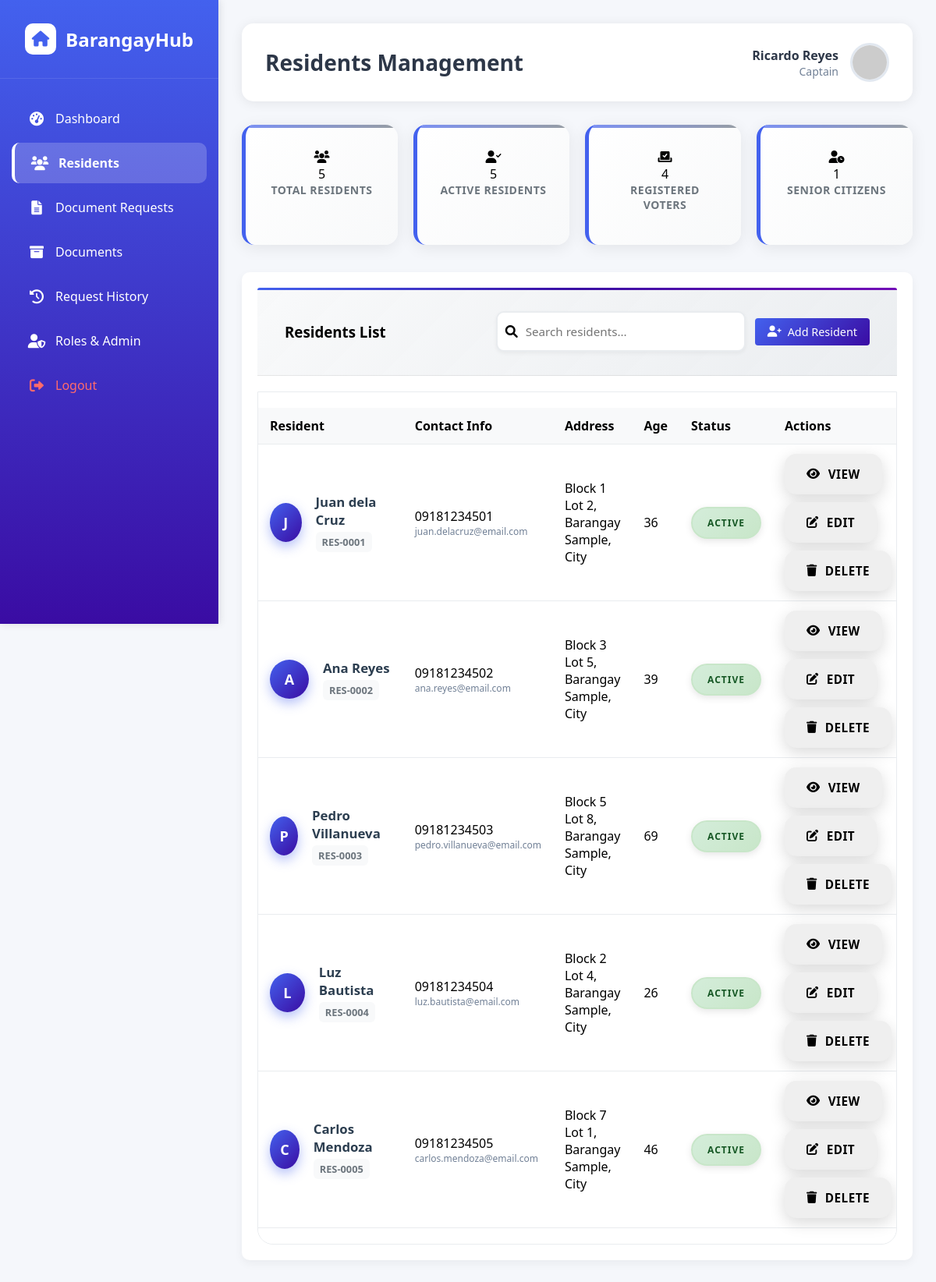
The page /adminsoft/pages/residents.php (signed in) on the database its author committed.
### tables this page shows
CREATE TABLE `resident` (
  `resident_id`          INT(11)                                         NOT NULL AUTO_INCREMENT,
  `resident_code`        VARCHAR(20)                                     NOT NULL,
  `full_name`            VARCHAR(100)                                    NOT NULL,
  `email`                VARCHAR(100)                                    DEFAULT NULL,
  `birthdate`            DATE                                            DEFAULT NULL,
  `gender`               ENUM('male','female','other')                   DEFAULT NULL,
  `civil_status`         ENUM('single','married','widowed','separated')  DEFAULT 'single',
  `address`              TEXT                                            NOT NULL,
  `year_of_residency`    YEAR(4)                                         DEFAULT NULL,
  `contact_number`       VARCHAR(20)                                     NOT NULL,
  `emergency_contact`    VARCHAR(100)                                    DEFAULT NULL,
  `emergency_number`     VARCHAR(20)                                     DEFAULT NULL,
  `family_count`         INT(11)                                         DEFAULT 1,
  `monthly_income`       DECIMAL(12,2)                                   DEFAULT 0.00,
  `occupation`           VARCHAR(100)                                    DEFAULT NULL,
  `voter_status`         ENUM('yes','no')                                DEFAULT 'no',
  `senior_citizen_status` ENUM('yes','no')                               DEFAULT 'no',
  `registration_date`    DATETIME                                        DEFAULT CURRENT_TIMESTAMP,
  `STATUS`               ENUM('active','inactive')                       DEFAULT 'active',
  `created_at`           DATETIME                                        DEFAULT CURRENT_TIMESTAMP,
  `updated_at`           DATETIME                                        DEFAULT CURRENT_TIMESTAMP ON UPDATE CURRENT_TIMESTAMP,
  PRIMARY KEY (`resident_id`),
  UNIQUE KEY `resident_code`     (`resident_code`),
  KEY `idx_full_name`            (`full_name`),
  KEY `idx_contact_number`       (`contact_number`),
  KEY `idx_status`               (`STATUS`)
);

### adminsoft/pages/residents.php (the view, shortened to what this page needs)
<?php
$database = new Database();
$db = $database->getConnection();
$current_page = basename($_SERVER['PHP_SELF']);
$current_user_role = $_SESSION['role'] ?? 'Staff';
$page = isset($_GET['page']) ? (int)$_GET['page'] : 1;
$limit = 20;
$offset = ($page - 1) * $limit;
$search = isset($_GET['search']) ? trim($_GET['search']) : '';
$where_conditions = [];
$where_clause = !empty($where_conditions) ? 'WHERE ' . implode(' AND ', $where_conditions) : '';
$total_query = "SELECT COUNT(*) as total FROM resident $where_clause";
$total_stmt = $db->prepare($total_query);
$total_stmt->execute();
$total_residents = (int)$total_stmt->fetch(PDO::FETCH_ASSOC)['total'];
$query = "SELECT *,
          TIMESTAMPDIFF(YEAR, birthdate, CURDATE()) -
          (DATE_FORMAT(CURDATE(), '%m%d') < DATE_FORMAT(birthdate, '%m%d')) AS age
          FROM resident
          $where_clause
          ORDER BY created_at DESC
          LIMIT :limit OFFSET :offset";
$stmt = $db->prepare($query);
$stmt->bindValue(':limit', $limit, PDO::PARAM_INT);
$stmt->bindValue(':offset', $offset, PDO::PARAM_INT);
$stmt->execute();
$residents = $stmt->fetchAll(PDO::FETCH_ASSOC);
?>
<!DOCTYPE html>
<html lang="en">
<head>
    <link rel="stylesheet" href="../css/style.css">
    <link rel="stylesheet" href="https://cdnjs.cloudflare.com/ajax/libs/font-awesome/6.0.0/css/all.min.css">
</head>
<body>
    <div class="sidebar">
        <div class="sidebar-content">
            <div class="logo">
                <h1><i class="fas fa-home"></i> BarangayHub</h1>
            </div>
            <ul class="menu">
                <li><a href="dashboard.php" class="<?php echo $current_page == 'dashboard.php' ? 'active' : ''; ?>"><i class="fas fa-tachometer-alt"></i> Dashboard</a></li>
                <li><a href="residents.php" class="<?php echo $current_page == 'residents.php' ? 'active' : ''; ?>"><i class="fas fa-users"></i> Residents</a></li>
                <li><a href="requests.php" class="<?php echo $current_page == 'requests.php' ? 'active' : ''; ?>"><i class="fas fa-file-alt"></i> Document Requests</a></li>
                <li><a href="documents.php" class="<?php echo $current_page == 'documents.php' ? 'active' : ''; ?>"><i class="fas fa-archive"></i> Documents</a></li>
                <li><a href="history.php" class="<?php echo $current_page == 'history.php' ? 'active' : ''; ?>"><i class="fas fa-history"></i> Request History</a></li>
                           <li>
        <a href="roles.php" class="<?php echo $current_page == 'roles.php' ? 'active' : ''; ?>">
            <i class="fas fa-user-shield"></i>
            Roles & Admin
        </a>
    </li>
                <li><a href="logout.php" style="color: #ff6b6b;"><i class="fas fa-sign-out-alt"></i> Logout</a></li>
            </ul>
        </div>
    </div>
    <div class="main-content">
        <div class="header">
            <h2 id="page-title">Residents Management</h2>
            <div class="user-info">
                <div class="user-details">
                    <div class="name"><?php echo $_SESSION['first_name'] . ' ' . $_SESSION['last_name']; ?></div>
                    <div class="role"><?php echo ucfirst($_SESSION['role']); ?></div>
                </div>
                <img src="https://ui-avatars.com/api/?name=<?php echo urlencode($_SESSION['first_name'] . '+' . $_SESSION['last_name']); ?>&background=4361ee&color=fff" alt="Admin">
            </div>
        </div>
        <div class="content">
            <div class="stats-container">
                <div class="stat-card">
                    <div class="stat-icon primary">
                        <i class="fas fa-users"></i>
                    </div>
                    <div class="stat-number"><?php echo $total_residents; ?></div>
                    <div class="stat-label">Total Residents</div>
                </div>
                <div class="stat-card">
                    <div class="stat-icon success">
                        <i class="fas fa-user-check"></i>
                    </div>
                    <?php
                    $active_count_query = "SELECT COUNT(*) as count FROM resident WHERE status = 'active'";
                    $active_stmt = $db->prepare($active_count_query);
                    $active_stmt->execute();
                    $active_count = $active_stmt->fetch(PDO::FETCH_ASSOC)['count'];
                    ?>
                    <div class="stat-number"><?php echo $active_count; ?></div>
                    <div class="stat-label">Active Residents</div>
                </div>
                <div class="stat-card">
                    <div class="stat-icon warning">
                        <i class="fas fa-vote-yea"></i>
                    </div>
                    <?php
                    $voter_count_query = "SELECT COUNT(*) as count FROM resident WHERE voter_status = 'yes'";
                    $voter_stmt = $db->prepare($voter_count_query);
                    $voter_stmt->execute();
                    $voter_count = $voter_stmt->fetch(PDO::FETCH_ASSOC)['count'];
                    ?>
                    <div class="stat-number"><?php echo $voter_count; ?></div>
                    <div class="stat-label">Registered Voters</div>
                </div>
                <div class="stat-card">
                    <div class="stat-icon info">
                        <i class="fas fa-user-clock"></i>
                    </div>
                    <?php
                    $senior_count_query = "SELECT COUNT(*) as count FROM resident WHERE senior_citizen_status = 'yes'";
                    $senior_stmt = $db->prepare($senior_count_query);
                    $senior_stmt->execute();
                    $senior_count = $senior_stmt->fetch(PDO::FETCH_ASSOC)['count'];
                    ?>
                    <div class="stat-number"><?php echo $senior_count; ?></div>
                    <div class="stat-label">Senior Citizens</div>
                </div>
            </div>
            <div class="card">
                <div class="card-header">
                    <h3>Residents List</h3>
                    <div class="table-actions">
                        <div class="search-box">
                            <form method="GET" action="residents.php" id="searchForm" style="display: inline;">
                                <input type="text" name="search" id="residentSearch" class="form-control" placeholder="Search residents..." value="<?php echo htmlspecialchars($search); ?>">
                            </form>
                        </div>
                        <?php if ($current_user_role !== 'Staff'): ?>
                            <button class="btn btn-primary" onclick="openAddModal()">
                                <i class="fas fa-user-plus"></i> Add Resident
                            </button>
                        <?php else: ?>
                            <button class="btn btn-primary btn-disabled" onclick="showStaffPermissionModal('Staff members cannot add residents. Please contact your administrator.')">
                                <i class="fas fa-user-plus"></i> Add Resident
                            </button>
                        <?php endif; ?>
                    </div>
                </div>
                <div class="card-body">
                    <div class="table-container">
                        <table class="table" id="residentsTable">
                            <thead>
                                <tr>
                                    <th>Resident</th>
                                    <th>Contact Info</th>
                                    <th>Address</th>
                                    <th>Age</th>
                                    <th>Status</th>
                                    <th>Actions</th>
                                </tr>
                            </thead>
                            <tbody>
                                <?php if (count($residents) > 0): ?>
                                    <?php foreach ($residents as $resident): ?>
                                    <tr data-resident-id="<?php echo $resident['resident_id']; ?>">
                                        <td>
                                            <div class="resident-info">
                                                <div class="resident-avatar">
                                                    <?php echo strtoupper(substr($resident['full_name'], 0, 1)); ?>
                                                </div>
                                                <div>
                                                    <div class="resident-name"><?php echo htmlspecialchars($resident['full_name']); ?></div>
                                                    <div class="resident-code"><?php echo htmlspecialchars($resident['resident_code']); ?></div>
                                                </div>
                                            </div>
                                        </td>
                                        <td>
                                            <div><?php echo htmlspecialchars($resident['contact_number']); ?></div>
                                            <div style="font-size: 12px; color: #718096;"><?php echo htmlspecialchars($resident['email'] ?: 'No email'); ?></div>
                                        </td>
                                        <td><?php echo htmlspecialchars($resident['address']); ?></td>
                                        <td><?php echo !empty($resident['birthdate']) && $resident['birthdate'] != '0000-00-00' ? htmlspecialchars($resident['age'] ?? 'N/A') : 'N/A'; ?></td>
                                        <td>
                                            <span class="status status-<?php echo $resident['STATUS']; ?>">
                                                <?php echo ucfirst($resident['STATUS']); ?>
                                            </span>
                                        </td>
                                        <td>
                                            <div class="action-buttons">
                                                <button class="action-btn view" onclick="openViewModal(<?php echo $resident['resident_id']; ?>)">
                                                    <i class="fas fa-eye"></i>  View
                                                </button>
                                                <?php if ($current_user_role !== 'Staff'): ?>
                                                    <button class="action-btn edit" onclick="openEditModal(<?php echo $resident['resident_id']; ?>)">
                                                        <i class="fas fa-edit"></i>  Edit
                                                    </button>
                                                    <button class="action-btn delete" onclick="showDeleteConfirmation(<?php echo $resident['resident_id']; ?>)">
                                                        <i class="fas fa-trash"></i>  Delete
                                                    </button>
                                                <?php endif; ?>
                                            </div>
                                        </td>
                                    </tr>
                                    <?php endforeach; ?>
                                <?php endif; ?>
                            </tbody>
                        </table>
                    </div>
                </div>
            </div>
        </div>
    </div>
</body>
</html>

### rows shown on the page
resident: full_name "J", full_name "Juan dela Cruz", resident_code "RES-0001", contact_number "09181234501", email "juan.delacruz@email.com", address "Block 1 Lot 2, Barangay Sample, City", age "36", STATUS "ACTIVE"
resident: full_name "A", full_name "Ana Reyes", resident_code "RES-0002", contact_number "09181234502", email "ana.reyes@email.com", address "Block 3 Lot 5, Barangay Sample, City", age "39", STATUS "ACTIVE"
resident: full_name "P", full_name "Pedro Villanueva", resident_code "RES-0003", contact_number "09181234503", email "pedro.villanueva@email.com", address "Block 5 Lot 8, Barangay Sample, City", age "69", STATUS "ACTIVE"
resident: full_name "L", full_name "Luz Bautista", resident_code "RES-0004", contact_number "09181234504", email "luz.bautista@email.com", address "Block 2 Lot 4, Barangay Sample, City", age "26", STATUS "ACTIVE"
resident: full_name "C", full_name "Carlos Mendoza", resident_code "RES-0005", contact_number "09181234505", email "carlos.mendoza@email.com", address "Block 7 Lot 1, Barangay Sample, City", age "46", STATUS "ACTIVE"

### other values the page prints
$_SESSION['first_name'] "Ricardo"
$_SESSION['last_name'] "Reyes"
$_SESSION['role'] "Captain"
$total_residents "5"
$active_count "5"
$voter_count "4"
$senior_count "1"
